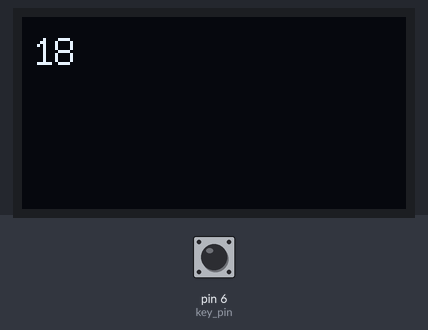
The sketch below on a simulated Arduino Uno, built with avr-gcc and run on an emulated ATmega328P. Shown: 128×64 one-colour display. The test bench sets the inputs (shaded band); at power-on: pin 6 (key_pin) LOW. Random numbers use the default seed unless the sketch sets one; what the sketch prints to the serial monitor is not drawn.

Above: at 1.26 s.
1.3 s: pin 6 (key_pin) pulled HIGH for 0.15 s
At 2.4 s:
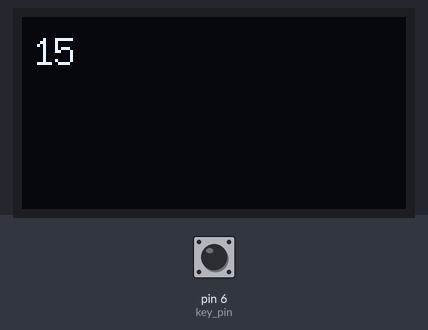
At 6.91 s:
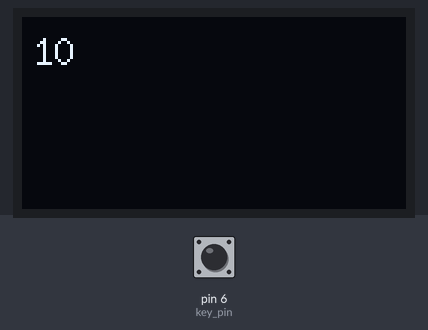

The sketch:

____.ino
```cpp
#include <U8glib.h>
#include "key.h"//声明自定义的库
#include "arduino.h"
#define key_pin 6
#define INTERVAL_LCD             20             //定义OLED刷新时间间隔
int a;
unsigned long lcd_time = millis();                 //OLED刷新时间计时器
U8GLIB_SSD1306_128X64 u8g(U8G_I2C_OPT_NONE);     //设置OLED型号
//-------字体设置，大、中、小
#define setFont_L u8g.setFont(u8g_font_7x13)
#define setFont_M u8g.setFont(u8g_font_fixed_v0r)
#define setFont_S u8g.setFont(u8g_font_fixed_v0r)
#define setFont_SS u8g.setFont(u8g_font_fub25n)

long randNumber;

void setup(){
  Serial.begin(9600);
pinMode(key_pin, INPUT);//定义引脚6为输入模式，用来接收信号


//如果模拟输入引脚0为断开，随机的模拟噪声
//将会调用randomSeed()函数在每次代码运行时生成
//不同的种子数值。
//randomSeed()将随机打乱random函数。
  randomSeed(analogRead(0));
}

void loop() {
//


  if (key_get(key_pin, 0))//调用自定义库key.h中的函数
{
  Serial.println(a);
  delay(5000);
  //Serial.println("ok");
}
  else {
    randNumber = random(300);
  Serial.println(randNumber);

//打印一个10到19之间的随机数
  randNumber = random(10, 20);
  a=randNumber;
  Serial.println(randNumber);

  u8g.firstPage();
    do {
        setFont_L;
        u8g.setPrintPos(4, 16);
        u8g.print(randNumber);
    }while( u8g.nextPage() );

  delay(1);
  }

}
```

key.h
```cpp
#include "arduino.h"

boolean key[NUM_DIGITAL_PINS];      //按键
boolean key_cache[NUM_DIGITAL_PINS];    //检测按键松开缓存

void key_init()
{
  for (int a = 0; a < NUM_DIGITAL_PINS; a++)
  {
    key[a] = LOW;
    key_cache[a] = HIGH;
  }
}

boolean key_get(int _key_pin, boolean _key_type)
{
  key_cache[_key_pin] = key[_key_pin];    //缓存作判断用

  key[_key_pin] = !digitalRead(_key_pin); //触发时

  switch (_key_type)
  {
    case 0:
      if (!key[_key_pin] && key_cache[_key_pin])
        return true;
      else
        return false;
      break;
    case 1:
      if (key[_key_pin] && !key_cache[_key_pin])
        return true;
      else
        return false;
      break;
  }
}
```
